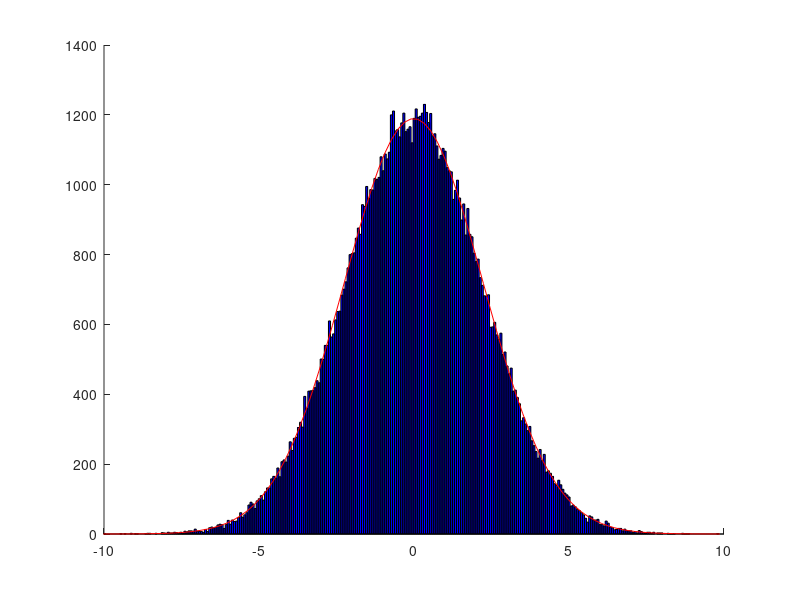
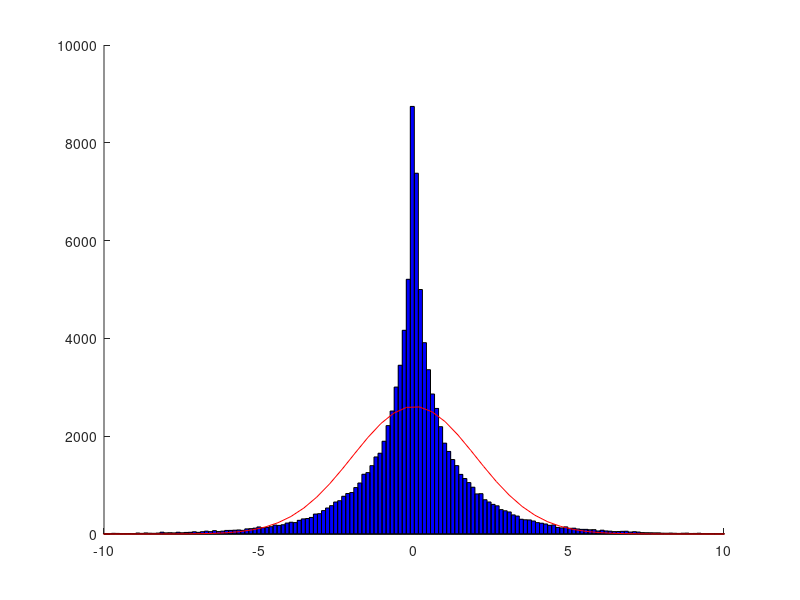
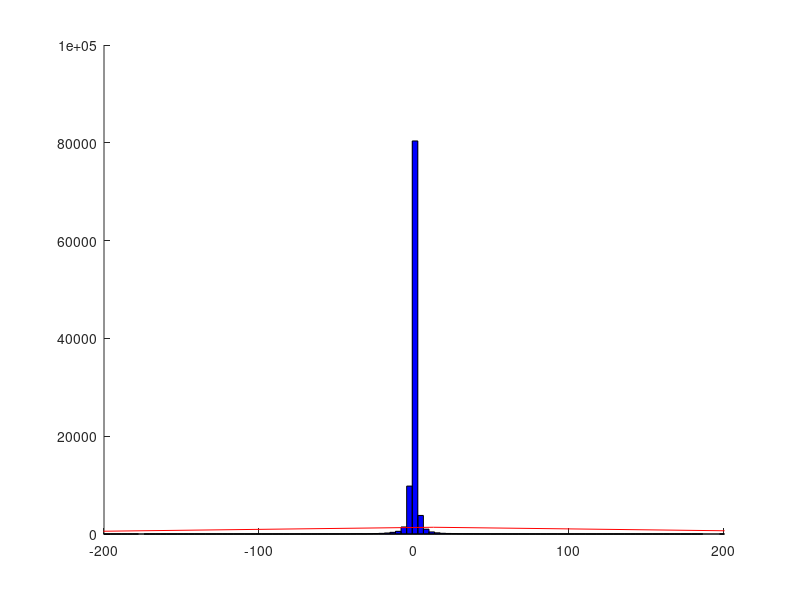

The MATLAB script that drew these images, in order:
%% Gaussian Math

% Distributions
n = 100000;
x = randn(n,1);
y = 2*randn(n,1);

% Math
z1 = x+y;
z2 = x.*y;
z3 = x./y;

% Histogram fit

figure(1); clf; hold on;
histfit(z1);
xlim([-10 10])

figure(2); clf; hold on;
histfit(z2);
xlim([-10 10])

figure(3); clf; hold on;
histfit(z3,10000);
xlim([-200 200])
